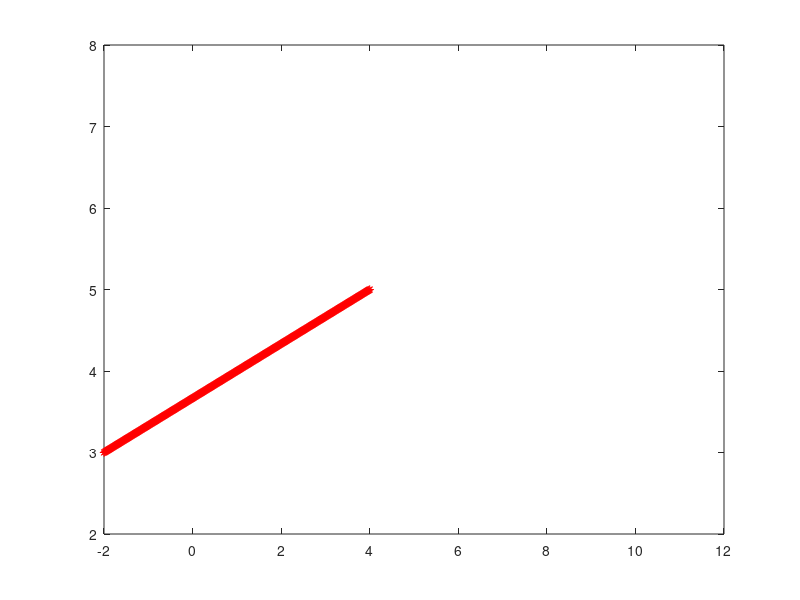

The MATLAB script that drew this image:
clc%Recta parametrica
clear all
t=0:0.0025:1;
P=[-2,3;4,5];

for i=1:length(t)
  
  R(i,1)=(1-t(i))*P(1,1)+t(i)*P(2,1);
  R(i,2)=(1-t(i))*P(1,2)+t(i)*P(2,2);
  plot(R(i,1),R(i,2),'r:*')
  hold on
  axis([-2 12 2 8])
  pause(0.001)  
  
endfor

